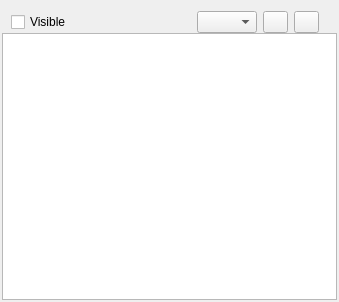
<?xml version="1.0" encoding="UTF-8"?>
<ui version="4.0">
 <class>Form</class>
 <widget class="QWidget" name="Form">
  <property name="geometry">
   <rect>
    <x>0</x>
    <y>0</y>
    <width>339</width>
    <height>302</height>
   </rect>
  </property>
  <property name="windowTitle">
   <string>Form</string>
  </property>
  <layout class="QVBoxLayout" name="verticalLayout">
   <property name="spacing">
    <number>0</number>
   </property>
   <property name="leftMargin">
    <number>2</number>
   </property>
   <property name="topMargin">
    <number>2</number>
   </property>
   <property name="rightMargin">
    <number>2</number>
   </property>
   <property name="bottomMargin">
    <number>2</number>
   </property>
   <item>
    <widget class="QWidget" name="widget" native="true">
     <layout class="QHBoxLayout" name="horizontalLayout">
      <property name="bottomMargin">
       <number>0</number>
      </property>
      <item>
       <widget class="QCheckBox" name="checkBox_visible">
        <property name="maximumSize">
         <size>
          <width>120</width>
          <height>16777215</height>
         </size>
        </property>
        <property name="text">
         <string>Visible</string>
        </property>
       </widget>
      </item>
      <item>
       <spacer name="horizontalSpacer">
        <property name="orientation">
         <enum>Qt::Horizontal</enum>
        </property>
        <property name="sizeHint" stdset="0">
         <size>
          <width>40</width>
          <height>20</height>
         </size>
        </property>
       </spacer>
      </item>
      <item>
       <widget class="QComboBox" name="comboBox_group_select">
        <property name="maximumSize">
         <size>
          <width>60</width>
          <height>16777215</height>
         </size>
        </property>
       </widget>
      </item>
      <item>
       <widget class="QPushButton" name="button_prev_group">
        <property name="maximumSize">
         <size>
          <width>25</width>
          <height>16777215</height>
         </size>
        </property>
        <property name="text">
         <string/>
        </property>
        <property name="icon">
         <iconset resource="../icons.qrc">
          <normaloff>:/icon/icons/上一步_back.svg</normaloff>:/icon/icons/上一步_back.svg</iconset>
        </property>
       </widget>
      </item>
      <item>
       <widget class="QPushButton" name="button_next_group">
        <property name="maximumSize">
         <size>
          <width>25</width>
          <height>16777215</height>
         </size>
        </property>
        <property name="text">
         <string/>
        </property>
        <property name="icon">
         <iconset resource="../icons.qrc">
          <normaloff>:/icon/icons/下一步_next.svg</normaloff>:/icon/icons/下一步_next.svg</iconset>
        </property>
       </widget>
      </item>
      <item>
       <widget class="QLabel" name="label">
        <property name="minimumSize">
         <size>
          <width>3</width>
          <height>0</height>
         </size>
        </property>
        <property name="maximumSize">
         <size>
          <width>3</width>
          <height>16777215</height>
         </size>
        </property>
        <property name="text">
         <string/>
        </property>
       </widget>
      </item>
     </layout>
    </widget>
   </item>
   <item>
    <widget class="QListWidget" name="listWidget"/>
   </item>
  </layout>
 </widget>
 <resources>
  <include location="../icons.qrc"/>
 </resources>
 <connections/>
</ui>
